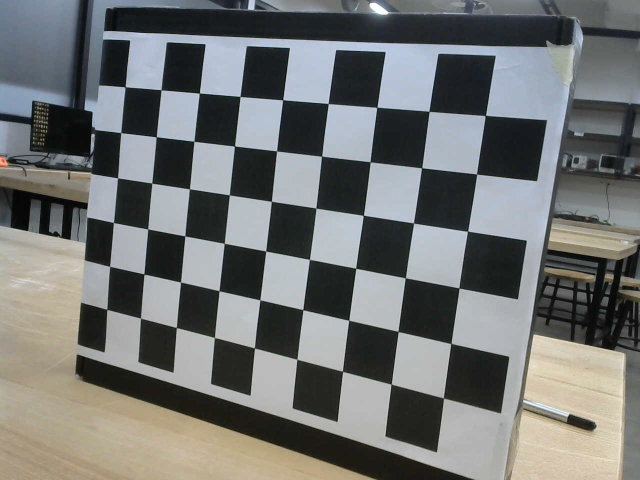
#> input picture cam3_images/WIN_20230401_19_49_57_Pro.jpg, 1280 x 960 px (shown at 1/2 size); its folder holds 4 pictures in this run
$ python cam_calib_demo.py
#> lines starting #> are read from the running program, lines starting #| are printed output that depends on the picture
### cam_distort.py
"""Camera calibrate using multiple cams
This code is adapted from: https://github.com/EveryWhereLab/camera-calibration-using-opencv-python
and https://docs.opencv.org/4.x/dc/dbb/tutorial_py_calibration.html
@author: Le Thai Bach"""

from matplotlib import pyplot as plt
import numpy as np
import cv2 as cv
import glob
import yaml
import os
h, w = (960, 1280) # image size in pixels

"""
This method is not completed
"""
# [10 lines left out: function undistort_point, not called in this run]


"""
This method unpack yaml file containing the calibration information and return
the mapping matrix of the distortion
"""
def unpack_yaml(yaml_file):
    with open(yaml_file, "r") as f:
        data = yaml.load(f, Loader = yaml.loader.SafeLoader)
        print(data)
        mtx=np.array(data['camera_matrix'])
        dist=np.array(data['dist_coeff'])
    newcameramtx, roi = cv.getOptimalNewCameraMatrix(mtx, dist, (w,h), 0, (w,h))
    # Method 2 to undistort the image
    mapx, mapy = cv.initUndistortRectifyMap(mtx,dist,None,newcameramtx,(w,h),5)
    return mapx, mapy


"""
This method undistort image matrix from image as numpy array
"""
def undistort(img, mapx, mapy):
    dst = cv.remap(img,mapx,mapy,cv.INTER_LINEAR)
    return dst

"""
This method undistort existing image file from the mapping matrix and output
result to predefine path
"""
def undistort_file(input_file, mapx, mapy, output_path = './'):
#> called with output_path = './undistorted'
    img = cv.imread(input_file)
#> img is the input picture: shape (960, 1280, 3); mean B, G, R 114.2, 115.4, 113.4
    dst = undistort(img, mapx, mapy)
#> in undistort, `dst = cv.remap(img,mapx,mapy,cv.INTER_LINEAR)`:
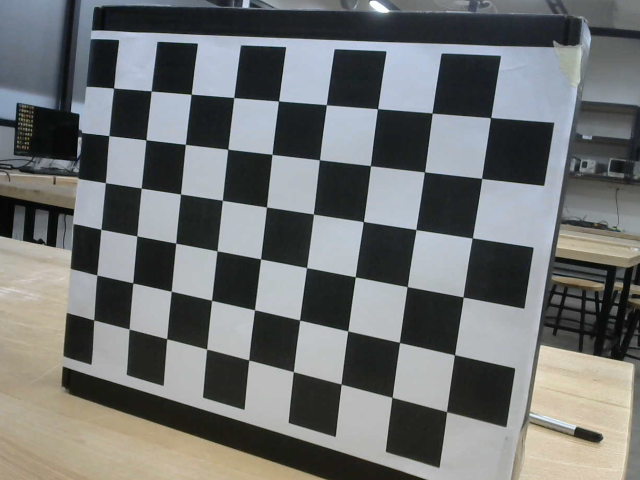
#> dst: shape (960, 1280, 3) (shown at 1/2 size); mean B, G, R 113.5, 113.8, 111.3
    f = input_file.split('/')[-1]
    name = f.split('.')
    img_RGB = cv.imread(input_file)

    store_name = name[0] + "_undist." + name[1]

    if not os.path.exists(output_path):
        os.makedirs(output_path)
    plt.imshow(dst)
    plt.show()
    cv.imwrite(os.path.join(output_path, store_name), dst)

### cam_calib_demo.py
"""
Camera undistort demonstration
"""
from cam_distort import undistort_file, unpack_yaml
import os
input_path = './cam3_images'
yaml_file = 'cam3.yaml'
output_path = './undistorted'
mapx, mapy = unpack_yaml(yaml_file)
for f in os.listdir(input_path):
        file = os.path.join(input_path, f)
        if os.path.isfile(file):
            name = f.split('.')
            undistort_file(file, mapx, mapy, output_path)
#> pass 2 of the loop `for f in os.listdir(input_path):`:
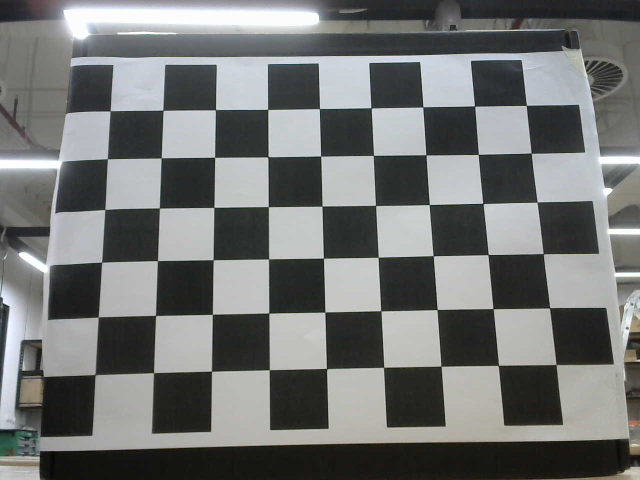
#> input picture cam3_images/WIN_20230401_19_50_18_Pro.jpg, 1280 x 960 px (shown at 1/2 size)
#> in undistort_file, img is the input picture: shape (960, 1280, 3); mean B, G, R 115, 116, 113.9
#> in undistort (call 2), `dst = cv.remap(img,mapx,mapy,cv.INTER_LINEAR)`:
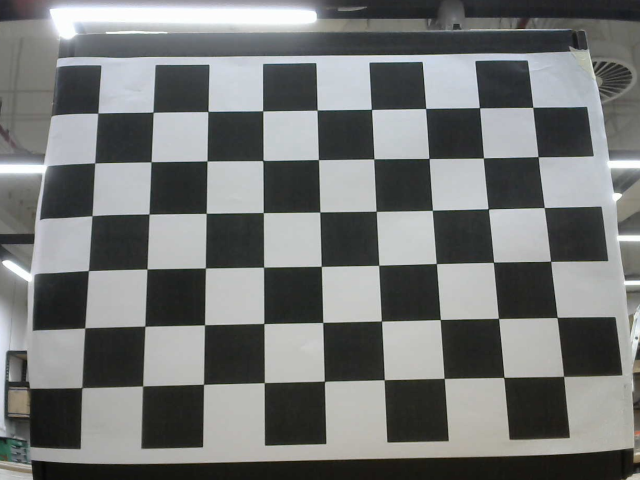
#> dst: shape (960, 1280, 3) (shown at 1/2 size); mean B, G, R 117.8, 118.7, 116.5
#> pass 3 of the loop `for f in os.listdir(input_path):`:
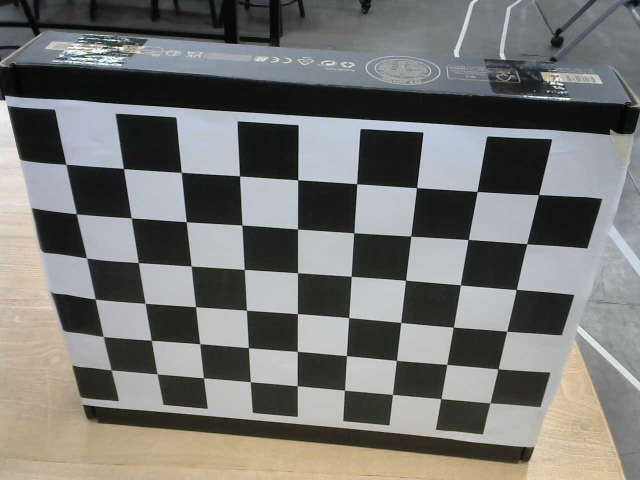
#> input picture cam3_images/WIN_20230401_19_50_29_Pro.jpg, 1280 x 960 px (shown at 1/2 size)
#> in undistort_file, img is the input picture: shape (960, 1280, 3); mean B, G, R 115.3, 118, 118
#> in undistort (call 3), `dst = cv.remap(img,mapx,mapy,cv.INTER_LINEAR)`:
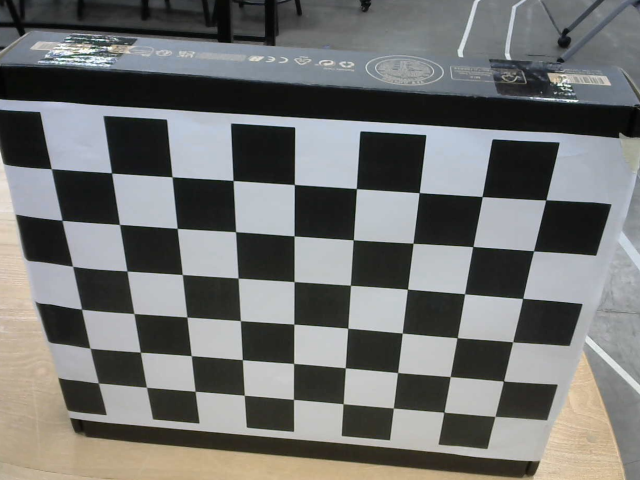
#> dst: shape (960, 1280, 3) (shown at 1/2 size); mean B, G, R 113, 114.5, 113.6
#> the loop made 4 passes; the first 3 are shown
